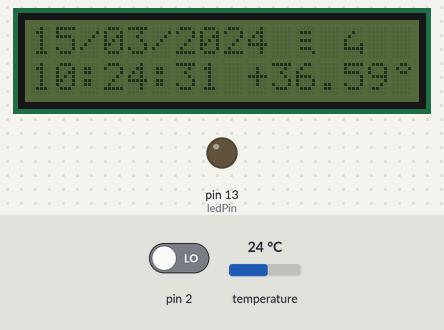
The sketch below on a simulated Arduino Uno, built with avr-gcc and run on an emulated ATmega328P. On the bench: 16×2 character LCD, output pins drawn as LEDs (lit = HIGH). Wiring (inferred from the names in the program): DS1307 clock at I2C address 0x68. Inputs (shaded band) come from the test bench; at power-on: temperature 24 °C, pin 2 LOW. The local clock reads 2024-03-15 10:24:30 at power-on unless the sketch sets it; what the sketch prints to the serial monitor is not drawn.

Above: at 2.0 s.
2.1 s: temperature set to 0.2 °C
At 11.4 s:
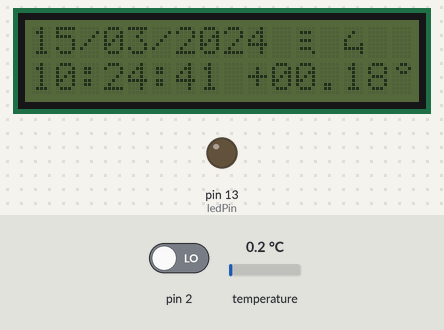
11.5 s: temperature set to 0 °C
18.3 s: pin 2 driven HIGH
At 19.4 s:
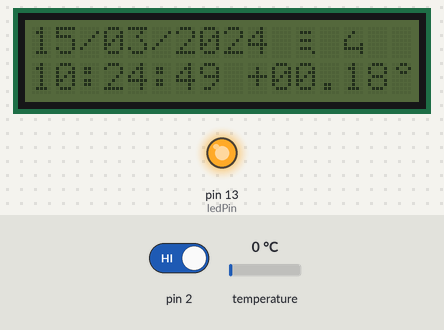
25.1 s: temperature set to 12 °C
At 30.8 s:
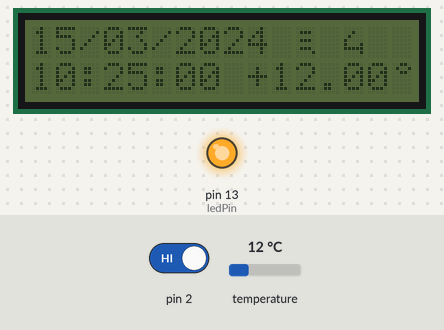
Timing chart, 0 to 32.3 s (numbered marks = the images above; inputs shaded):
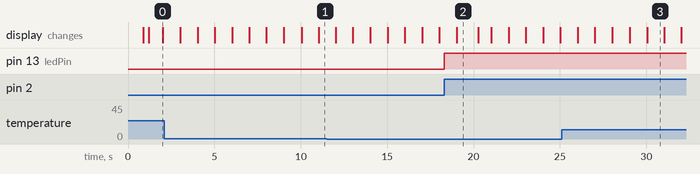

The sketch:

DS18_RTC_LCD_I2C.ino
```cpp
#define PRINT_MESSAGES 1
#define INTERRUPT 1

#include <LiquidCrystal_I2C.h>
#include <Wire.h>
#include "RTClib.h"
#include <OneWire.h>

RTC_DS1307 RTC;           // Часы реального времени
OneWire  ds(10);          // Определим пин для взаимодейсвие с датчиками темературы по 1-wire интерфейсу

DateTime prev;            // Предыдущее значение времени

volatile float lastTemperature = 0.0;   // Последнее значение температуры
volatile unsigned long count = 3L;      // Счетчик срабатывания прерывания с частотой 1Гц
volatile unsigned int raw = 0;          // Значение датчика температуры
volatile int cels = 0;                  // Температура в градусах Цельсия
volatile boolean setupInProgress = true;


char  *Day[] = {"Вс","Пн","Вт","Ср","Чт","Пт","Сб"}; // Дни неделеи

byte gradus[8] = {         // Перепределяем вывод значка градус
B00110,
B01001,
B00110,
B00000,
B00000,
B00000,
B00000,
};

#define DS1307_ADDRESS 0x68 // Адрес часов реального времени на i2c интерфейсе

int ledPin = 13;
volatile int state = LOW;

// initialize the library with the numbers of the interface pins
LiquidCrystal_I2C lcd(0x20, 16, 2);    // Инициализируем LCD

void sqw() // set to 1Hz
{
  Wire.beginTransmission(DS1307_ADDRESS);
  Wire.write(0x07); // move pointer to SQW address
  Wire.write(0x10); //  sends 0x10 (hex) 00010000 (binary)
  Wire.endTransmission();
}

void converttall()
{
  ds.reset();
  ds.skip();
  ds.write(0x44,1);         // start conversion, with parasite power on at the end
}

float getTemperature(bool convertt=1)
{
  byte i;
  byte present = 0;
  byte type_s;
  byte data[12];
  byte addr[8];
  float celsius = 36.6;

  if ( !ds.search(addr)) {

#ifdef PRINT_MESSAGES
   Serial.println("No more addresses.");
   Serial.println();
#endif
   ds.reset_search();
   delay(250);
  }

  if (OneWire::crc8(addr, 7) != addr[7]) {
#ifdef PRINT_MESSAGES
  Serial.println("CRC is not valid!");
#endif
  return celsius;
}

//  Serial.println();

  // the first ROM byte indicates which chip
  switch (addr[0]) {
    case 0x10:
#ifdef PRINT_MESSAGES
      Serial.println("  Chip = DS18S20");  // or old DS1820
#endif
      type_s = 1;
      break;
    case 0x28:
#ifdef PRINT_MESSAGES
      Serial.println("  Chip = DS18B20");
#endif
      type_s = 0;
      break;
    case 0x22:
#ifdef PRINT_MESSAGES
      Serial.println("  Chip = DS1822");
#endif
      type_s = 0;
      break;
    default:
#ifdef PRINT_MESSAGES
      Serial.println("Device is not a DS18x20 family device.");
#endif
      return celsius;
  }

  if (convertt)
  {
    converttall();
    delay(750);
  }

  present = ds.reset();
  ds.select(addr);
  ds.write(0xBE);         // Read Scratchpad

#ifdef PRINT_MESSAGES
    Serial.print("  Data = ");
    Serial.print(present,HEX);
    Serial.print(" ");
#endif
  for ( i = 0; i < 9; i++) {           // we need 9 bytes
    data[i] = ds.read();
#ifdef PRINT_MESSAGES
      Serial.print(data[i], HEX);
      Serial.print(" ");
#endif
  }

#ifdef PRINT_MESSAGES
    Serial.print(" CRC=");
    Serial.print(OneWire::crc8(data, 8), HEX);
    Serial.println();
#endif

  // convert the data to actual temperature

  raw = (data[1] << 8) | data[0];

#ifdef PRINT_MESSAGES
  Serial.print("raw=");
  Serial.print(raw);
#endif

  if (type_s) {
    raw = raw << 3; // 9 bit resolution default
    if (data[7] == 0x10) {
      // count remain gives full 12 bit resolution
      raw = (raw & 0xFFF0) + 12 - data[6];
    }
  } else {
    byte cfg = (data[4] & 0x60);
    if (cfg == 0x00) raw = raw << 3;  // 9 bit resolution, 93.75 ms
    else if (cfg == 0x20) raw = raw << 2; // 10 bit res, 187.5 ms
    else if (cfg == 0x40) raw = raw << 1; // 11 bit res, 375 ms
    // default is 12 bit resolution, 750 ms conversion time
  }

#ifdef PRINT_MESSAGES
  Serial.print(" raw=");
  Serial.print(raw);
#endif

  int sign = 1;
  if (data[1]&128)
  {
    raw = ~raw+1;
    sign=-1;
  }
  cels = raw * sign;

#ifdef PRINT_MESSAGES
  Serial.print(" raw=");
  Serial.print(raw);
  Serial.println();
#endif

  celsius = (float)cels / 16.0;

  return celsius;
}

void setup() {

  setupInProgress = true;

#ifdef PRINT_MESSAGES
  Serial.begin(9600);
#endif

#ifdef INTERRUPT
  pinMode(ledPin, OUTPUT);              // порт как выход
  attachInterrupt(0, blink, RISING); // привязываем 0-е прерывание к функции blink().
#endif
  // set up the LCD's number of columns and rows:
  lcd.init();
  lcd.createChar(1, gradus);

  Wire.begin();
  RTC.begin();

  if (! RTC.isrunning()) {
#ifdef PRINT_MESSAGES
    Serial.println("RTC is NOT running!");
#endif
    // following line sets the RTC to the date & time this sketch was compiled
    RTC.adjust(DateTime(__DATE__, __TIME__));
  }
  converttall();
  delay(750);
  lastTemperature = getTemperature(0);
#ifdef INTERRUPT
  sqw();
#endif
}

void loop() {

  digitalWrite(ledPin, state);          // выводим state

  DateTime now = RTC.now();
  char stringOne[17] = "";
  char stringTwo[17] = "";

  if (now.year()!=prev.year() || now.month()!=prev.month() || now.day()!=prev.day())
  {
  // set the cursor to column 0, line 1
    lcd.setCursor(0, 0);
    // print the day, month, year and dayofweek
    sprintf(stringOne,"%02d/%02d/%04d %s", now.day(), now.month(), now.year(), Day[now.dayOfWeek()]);
    lcd.print(stringOne);

  }

  // get ds18b20 temperature data on one minute period

  if (now.second()%10==9 && now.second()!=prev.second()) // every 10 (in 9-th) second send convertt command to 1-wire
  {
    converttall();
  }

  if (now.second()%10==0 && now.second()!=prev.second())   // every 10 (in 10-th) second read convertt result from 1-wire
  {
    lastTemperature = getTemperature(0);
#ifdef PRINT_MESSAGES
    Serial.println(lastTemperature);
#endif
  }

  lcd.setCursor(0, 1);
  int t = (lastTemperature - (int)lastTemperature) * 100 ;
  sprintf(stringTwo,"%02d:%02d:%02d %c%02d.%02d%c", now.hour(), now.minute(), now.second(), lastTemperature<0?'-':(lastTemperature==0?' ':'+'), abs((int)lastTemperature), abs(t), 1);
  lcd.print(stringTwo);
  prev = now;
  setupInProgress = false;

}

void writeEEPROM()
{

}
void blink()
{
  if (!setupInProgress)
  {
    if (count%10 == 0)
    {
    char stringTwo[17] = "";
    writeEEPROM();

    sprintf(stringTwo,"%lu %d", prev.unixtime(), cels);
#ifdef PRINT_MESSAGES
    Serial.println(stringTwo);
#endif
    }
    state = !state;                    // меняем значение на противоположное
    count +=1;
  }
}
```

Measured:
- after the input at 18.3 s, pin 13 (ledPin): LOW → HIGH at once
- what the display in image 0 shows lasts 0.8 s, from 1.2 s to 2.0 s
- what the display in image 2 shows lasts 1.3 s, from 19.0 s to 20.3 s
- what the display in image 3 shows lasts 0.9 s, from 30.1 s to 31.0 s
